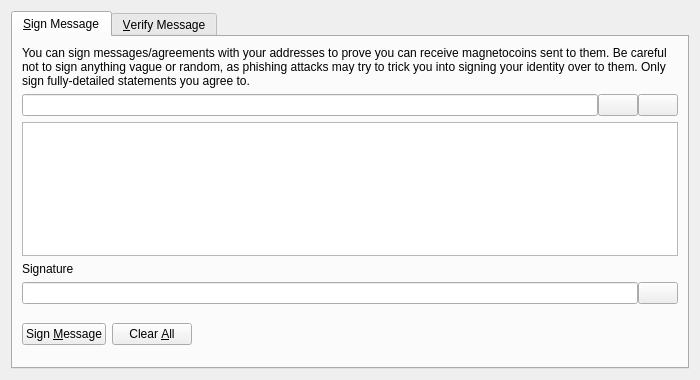
<?xml version="1.0" encoding="UTF-8"?>
<ui version="4.0">
 <class>SignVerifyMessageDialog</class>
 <widget class="QDialog" name="SignVerifyMessageDialog">
  <property name="geometry">
   <rect>
    <x>0</x>
    <y>0</y>
    <width>700</width>
    <height>380</height>
   </rect>
  </property>
  <property name="windowTitle">
   <string>Signatures - Sign / Verify a Message</string>
  </property>
  <property name="modal">
   <bool>true</bool>
  </property>
  <layout class="QVBoxLayout" name="verticalLayout">
   <item>
    <widget class="QTabWidget" name="tabWidget">
     <property name="currentIndex">
      <number>0</number>
     </property>
     <widget class="QWidget" name="tabSignMessage">
      <attribute name="title">
       <string>&amp;Sign Message</string>
      </attribute>
      <layout class="QVBoxLayout" name="verticalLayout_SM">
       <item>
        <widget class="QLabel" name="infoLabel_SM">
         <property name="text">
          <string>You can sign messages/agreements with your addresses to prove you can receive magnetocoins sent to them. Be careful not to sign anything vague or random, as phishing attacks may try to trick you into signing your identity over to them. Only sign fully-detailed statements you agree to.</string>
         </property>
         <property name="textFormat">
          <enum>Qt::PlainText</enum>
         </property>
         <property name="wordWrap">
          <bool>true</bool>
         </property>
        </widget>
       </item>
       <item>
        <layout class="QHBoxLayout" name="horizontalLayout_1_SM">
         <property name="spacing">
          <number>0</number>
         </property>
         <item>
          <widget class="QValidatedLineEdit" name="addressIn_SM">
           <property name="toolTip">
            <string>The Magnetocoin address to sign the message with</string>
           </property>
          </widget>
         </item>
         <item>
          <widget class="QPushButton" name="addressBookButton_SM">
           <property name="toolTip">
            <string>Choose previously used address</string>
           </property>
           <property name="text">
            <string/>
           </property>
           <property name="icon">
            <iconset resource="../bitcoin.qrc">
             <normaloff>:/icons/address-book</normaloff>:/icons/address-book</iconset>
           </property>
           <property name="shortcut">
            <string>Alt+A</string>
           </property>
           <property name="autoDefault">
            <bool>false</bool>
           </property>
          </widget>
         </item>
         <item>
          <widget class="QPushButton" name="pasteButton_SM">
           <property name="toolTip">
            <string>Paste address from clipboard</string>
           </property>
           <property name="text">
            <string/>
           </property>
           <property name="icon">
            <iconset resource="../bitcoin.qrc">
             <normaloff>:/icons/editpaste</normaloff>:/icons/editpaste</iconset>
           </property>
           <property name="shortcut">
            <string>Alt+P</string>
           </property>
           <property name="autoDefault">
            <bool>false</bool>
           </property>
          </widget>
         </item>
        </layout>
       </item>
       <item>
        <widget class="QPlainTextEdit" name="messageIn_SM">
         <property name="toolTip">
          <string>Enter the message you want to sign here</string>
         </property>
        </widget>
       </item>
       <item>
        <widget class="QLabel" name="signatureLabel_SM">
         <property name="text">
          <string>Signature</string>
         </property>
         <property name="textFormat">
          <enum>Qt::PlainText</enum>
         </property>
        </widget>
       </item>
       <item>
        <layout class="QHBoxLayout" name="horizontalLayout_2_SM">
         <property name="spacing">
          <number>0</number>
         </property>
         <item>
          <widget class="QLineEdit" name="signatureOut_SM">
           <property name="font">
            <font>
             <italic>true</italic>
            </font>
           </property>
           <property name="readOnly">
            <bool>true</bool>
           </property>
          </widget>
         </item>
         <item>
          <widget class="QPushButton" name="copySignatureButton_SM">
           <property name="toolTip">
            <string>Copy the current signature to the system clipboard</string>
           </property>
           <property name="text">
            <string/>
           </property>
           <property name="icon">
            <iconset resource="../bitcoin.qrc">
             <normaloff>:/icons/editcopy</normaloff>:/icons/editcopy</iconset>
           </property>
           <property name="autoDefault">
            <bool>false</bool>
           </property>
          </widget>
         </item>
        </layout>
       </item>
       <item>
        <layout class="QHBoxLayout" name="horizontalLayout_3_SM">
         <item>
          <widget class="QPushButton" name="signMessageButton_SM">
           <property name="toolTip">
            <string>Sign the message to prove you own this Magnetocoin address</string>
           </property>
           <property name="text">
            <string>Sign &amp;Message</string>
           </property>
           <property name="icon">
            <iconset resource="../bitcoin.qrc">
             <normaloff>:/icons/edit</normaloff>:/icons/edit</iconset>
           </property>
           <property name="autoDefault">
            <bool>false</bool>
           </property>
          </widget>
         </item>
         <item>
          <widget class="QPushButton" name="clearButton_SM">
           <property name="toolTip">
            <string>Reset all sign message fields</string>
           </property>
           <property name="text">
            <string>Clear &amp;All</string>
           </property>
           <property name="icon">
            <iconset resource="../bitcoin.qrc">
             <normaloff>:/icons/remove</normaloff>:/icons/remove</iconset>
           </property>
           <property name="autoDefault">
            <bool>false</bool>
           </property>
          </widget>
         </item>
         <item>
          <spacer name="horizontalSpacer_1_SM">
           <property name="orientation">
            <enum>Qt::Horizontal</enum>
           </property>
           <property name="sizeHint" stdset="0">
            <size>
             <width>40</width>
             <height>48</height>
            </size>
           </property>
          </spacer>
         </item>
         <item>
          <widget class="QLabel" name="statusLabel_SM">
           <property name="font">
            <font>
             <weight>75</weight>
             <bold>true</bold>
            </font>
           </property>
           <property name="text">
            <string/>
           </property>
           <property name="wordWrap">
            <bool>true</bool>
           </property>
          </widget>
         </item>
         <item>
          <spacer name="horizontalSpacer_2_SM">
           <property name="orientation">
            <enum>Qt::Horizontal</enum>
           </property>
           <property name="sizeHint" stdset="0">
            <size>
             <width>40</width>
             <height>48</height>
            </size>
           </property>
          </spacer>
         </item>
        </layout>
       </item>
      </layout>
     </widget>
     <widget class="QWidget" name="tabVerifyMessage">
      <attribute name="title">
       <string>&amp;Verify Message</string>
      </attribute>
      <layout class="QVBoxLayout" name="verticalLayout_VM">
       <item>
        <widget class="QLabel" name="infoLabel_VM">
         <property name="text">
          <string>Enter the receiver's address, message (ensure you copy line breaks, spaces, tabs, etc. exactly) and signature below to verify the message. Be careful not to read more into the signature than what is in the signed message itself, to avoid being tricked by a man-in-the-middle attack. Note that this only proves the signing party receives with the address, it cannot prove sendership of any transaction!</string>
         </property>
         <property name="textFormat">
          <enum>Qt::PlainText</enum>
         </property>
         <property name="alignment">
          <set>Qt::AlignLeading|Qt::AlignLeft|Qt::AlignTop</set>
         </property>
         <property name="wordWrap">
          <bool>true</bool>
         </property>
        </widget>
       </item>
       <item>
        <layout class="QHBoxLayout" name="horizontalLayout_1_VM">
         <property name="spacing">
          <number>0</number>
         </property>
         <item>
          <widget class="QValidatedLineEdit" name="addressIn_VM">
           <property name="toolTip">
            <string>The Magnetocoin address the message was signed with</string>
           </property>
          </widget>
         </item>
         <item>
          <widget class="QPushButton" name="addressBookButton_VM">
           <property name="toolTip">
            <string>Choose previously used address</string>
           </property>
           <property name="text">
            <string/>
           </property>
           <property name="icon">
            <iconset resource="../bitcoin.qrc">
             <normaloff>:/icons/address-book</normaloff>:/icons/address-book</iconset>
           </property>
           <property name="shortcut">
            <string>Alt+A</string>
           </property>
           <property name="autoDefault">
            <bool>false</bool>
           </property>
          </widget>
         </item>
        </layout>
       </item>
       <item>
        <widget class="QPlainTextEdit" name="messageIn_VM"/>
       </item>
       <item>
        <widget class="QValidatedLineEdit" name="signatureIn_VM"/>
       </item>
       <item>
        <layout class="QHBoxLayout" name="horizontalLayout_2_VM">
         <item>
          <widget class="QPushButton" name="verifyMessageButton_VM">
           <property name="toolTip">
            <string>Verify the message to ensure it was signed with the specified Magnetocoin address</string>
           </property>
           <property name="text">
            <string>Verify &amp;Message</string>
           </property>
           <property name="icon">
            <iconset resource="../bitcoin.qrc">
             <normaloff>:/icons/transaction_0</normaloff>:/icons/transaction_0</iconset>
           </property>
           <property name="autoDefault">
            <bool>false</bool>
           </property>
          </widget>
         </item>
         <item>
          <widget class="QPushButton" name="clearButton_VM">
           <property name="toolTip">
            <string>Reset all verify message fields</string>
           </property>
           <property name="text">
            <string>Clear &amp;All</string>
           </property>
           <property name="icon">
            <iconset resource="../bitcoin.qrc">
             <normaloff>:/icons/remove</normaloff>:/icons/remove</iconset>
           </property>
           <property name="autoDefault">
            <bool>false</bool>
           </property>
          </widget>
         </item>
         <item>
          <spacer name="horizontalSpacer_1_VM">
           <property name="orientation">
            <enum>Qt::Horizontal</enum>
           </property>
           <property name="sizeHint" stdset="0">
            <size>
             <width>40</width>
             <height>48</height>
            </size>
           </property>
          </spacer>
         </item>
         <item>
          <widget class="QLabel" name="statusLabel_VM">
           <property name="font">
            <font>
             <weight>75</weight>
             <bold>true</bold>
            </font>
           </property>
           <property name="text">
            <string/>
           </property>
           <property name="wordWrap">
            <bool>true</bool>
           </property>
          </widget>
         </item>
         <item>
          <spacer name="horizontalSpacer_2_VM">
           <property name="orientation">
            <enum>Qt::Horizontal</enum>
           </property>
           <property name="sizeHint" stdset="0">
            <size>
             <width>40</width>
             <height>48</height>
            </size>
           </property>
          </spacer>
         </item>
        </layout>
       </item>
      </layout>
     </widget>
    </widget>
   </item>
  </layout>
 </widget>
 <customwidgets>
  <customwidget>
   <class>QValidatedLineEdit</class>
   <extends>QLineEdit</extends>
   <header>qvalidatedlineedit.h</header>
  </customwidget>
 </customwidgets>
 <resources>
  <include location="../bitcoin.qrc"/>
 </resources>
 <connections/>
</ui>
